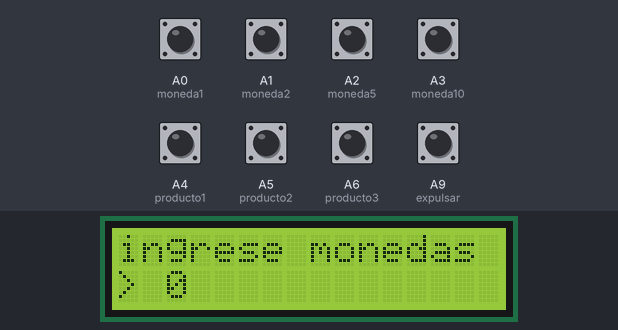
Bench run of a sketch on a simulated Arduino Mega 2560, built with avr-gcc and run on an emulated ATmega2560. Shown: 16×2 character LCD. The inputs (shaded band) are chosen by the test bench; at power-on: A0 (moneda1), A1 (moneda2), A2 (moneda5), A3 (moneda10), A4 (producto1), A5 (producto2), A6 (producto3), A9 (expulsar) HIGH.

Above: at 1.2 s.
1.3 s: A4 (producto1) pulled LOW for 0.15 s
At 2.8 s:
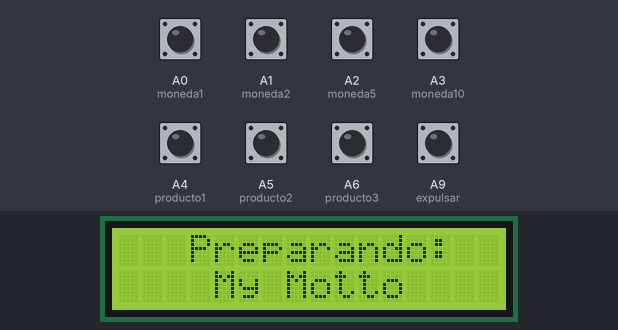
4.4 s: A5 (producto2) pulled LOW for 1 s
At 5.3 s:
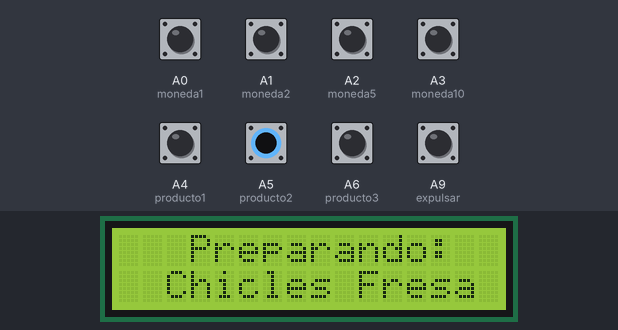
8.0 s: A6 (producto3) pulled LOW for 0.15 s
At 8.6 s:
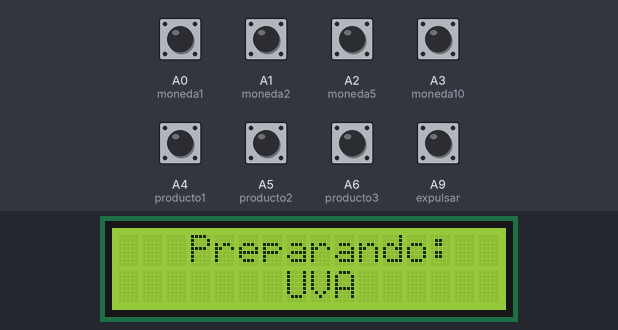
11.1 s: A9 (expulsar) pulled LOW for 1 s
At 12.7 s:
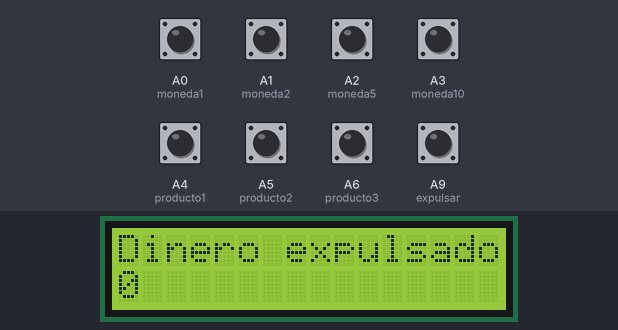
14.6 s: A0 (moneda1) pulled LOW for 0.15 s
At 15.4 s:
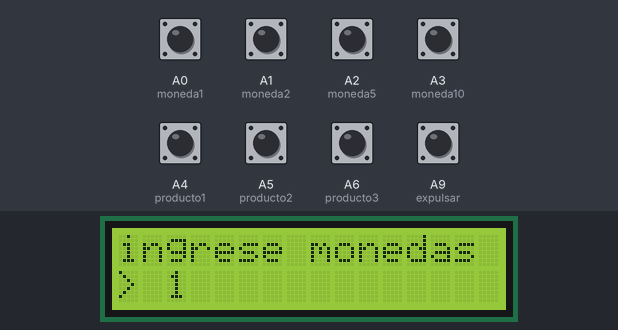
16.3 s: A1 (moneda2) pulled LOW for 0.15 s
At 17.9 s:
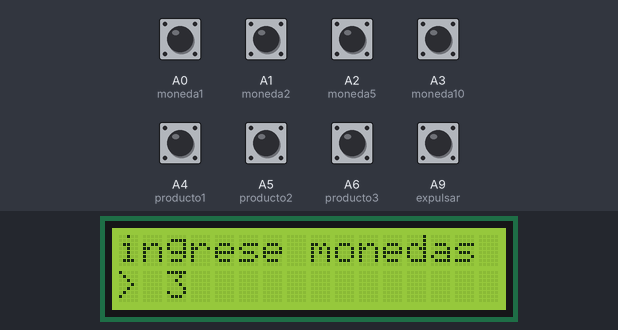
Timing chart, 0 to 19.0 s (numbered marks = the images above; inputs shaded):
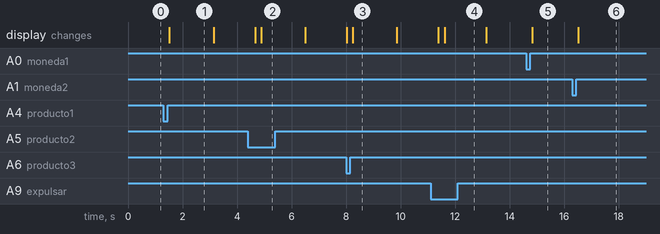

Measured:
- after the input at 1.3 s, the display: changes after 0.22 s (image 1)
- after the input at 4.4 s, the display: first differs from a run without the input after 0.49 s (image 2)
- after the input at 8.0 s, the display: first differs from a run without the input after 0.24 s (image 3)
- after the input at 11.1 s, the display: first differs from a run without the input after 0.52 s (image 4)
- after the input at 14.6 s, the display: changes after 0.22 s (image 5)
- after the input at 16.3 s, the display: changes after 0.22 s (image 6)
- what the display in image 1 shows lasts 1.6 s, from 1.5 s to 3.1 s

The sketch:

MaquinaExpendedora.ino
```cpp
#include <Wire.h>
#include  <LiquidCrystal_I2C.h>
#include <Stepper.h>

LiquidCrystal_I2C lcd (0x3F, 16, 2);

Stepper motor1(2048, 2, 4, 3, 5);
Stepper motor2(2048, 6, 8, 7, 9);
Stepper motor3(2048, 10,12,11,13);

const int moneda1 = A0;
const int moneda2 = A1;
const int moneda5 = A2;
const int moneda10= A3;

int producto1= A4;
int producto2= A5;
int producto3= A6;

int expulsar = A9;

int Motor1= A12;
int Motor2= A13;
int Motor3= A14;

int moneda1_state = 0;
int moneda2_state = 0;
int moneda5_state = 0;
int moneda10_state = 0;

int count =0;
int prestate =0;


void setup() {

  pinMode(moneda1, INPUT_PULLUP);
  pinMode(moneda2, INPUT_PULLUP);
  pinMode(moneda5, INPUT_PULLUP);
  pinMode(moneda10, INPUT_PULLUP);

  pinMode(expulsar, INPUT_PULLUP);
  pinMode(producto1, INPUT_PULLUP);
  pinMode(producto2, INPUT_PULLUP);
  pinMode(producto3, INPUT_PULLUP);


  motor1.setSpeed(10);
  motor2.setSpeed(10);
  motor3.setSpeed(10);

  Wire.begin();
  lcd.begin(16, 2);
  lcd.clear();
  lcd.backlight();
  lcd.setCursor(0,0);
  lcd.print("ingrese monedas");
  lcd.setCursor(0,1);
  lcd.print("> ");
  lcd.print(count);

}

void loop() {

  moneda1_state = digitalRead(moneda1);
  moneda2_state = digitalRead(moneda2);
  moneda5_state = digitalRead(moneda5);
  moneda10_state= digitalRead(moneda10);

  if(digitalRead(expulsar)==0){
    delay(200);
    lcd.clear();
    lcd.setCursor(0,0);
    lcd.print("expulsar dinero");
    lcd.clear();
    lcd.setCursor(0,0);
    lcd.print("Dinero expulsado");
    lcd.setCursor(0,1);
    lcd.print(count);
    delay(1500);
    count = 0;

     lcd.clear();
  lcd.setCursor(0,0);
  lcd.print("ingrese monedas");
  lcd.setCursor(0,1);
  lcd.print("> ");
  lcd.print(count);

  }

if(digitalRead(producto1)==0) {
        delay(200);
        lcd.clear();
        lcd.setCursor(3,0);
        lcd.print("Preparando:");
        lcd.setCursor(4,1);
        lcd.print("My Motto");
        delay(1600);
        lcd.clear();
        if(count >= 10){
            lcd.clear();
            lcd.setCursor(3,0);
            lcd.print("Aguarde un");
            lcd.setCursor(5,1);
            lcd.print("momento");

                motor1.step(2048);			// envia comando para dar la cantidad de pasos
                digitalWrite(2, LOW); 		// desenergiza todas las bobinas
                digitalWrite(3, LOW);
                digitalWrite(4, LOW);
                digitalWrite(5, LOW);


            lcd.clear();
            lcd.setCursor(1,0);
            lcd.print("Producto listo");
            delay(1500);
            lcd.clear();
            lcd.setCursor(5,0);
            lcd.print("cambio: ");
            count = count - 10;
            lcd.setCursor(7,1);
            lcd.print(count);
            delay(1700);
            lcd.clear();

            count = 0;
            lcd.clear();
            lcd.setCursor(0,0);
            lcd.print("ingrese monedas");
            lcd.setCursor(0,1);
            lcd.print("> ");
            lcd.print(count);
          } else {
                lcd.clear();
                    lcd.setCursor(3,0);
                    lcd.print("No alcanza");
                    delay(1500);
                    lcd.clear();
                    lcd.setCursor(0,0);
                    lcd.print("ingrese monedas");
                    lcd.setCursor(0,1);
                    lcd.print("> ");
                    lcd.print(count);
          }
        }
          {
            if(digitalRead(producto2)==0){
              delay(200);
              lcd.clear();
              lcd.setCursor(3,0);
              lcd.print("Preparando:");
              lcd.setCursor(2,1);
              lcd.print("Chicles Fresa");
              delay(1600);
              lcd.clear();
                if(count >= 8){
                  lcd.setCursor(3,0);
                  lcd.print("Aguarde un");
                  lcd.setCursor(5,1);
                  lcd.print("momento");

                    motor2.step(2048);			// envia comando para dar la cantidad de pasos
                    digitalWrite(6, LOW); 		// desenergiza todas las bobinas
                    digitalWrite(7, LOW);
                    digitalWrite(8, LOW);
                    digitalWrite(9, LOW);

                    lcd.clear();
                    lcd.setCursor(1,0);
                    lcd.print("Producto listo");
                    delay(1500);
                    lcd.clear();
                    lcd.setCursor(5,0);
                    lcd.print("cambio: ");
                    count = count - 8;
                    lcd.setCursor(7,1);
                    lcd.print(count);

                    delay(1700);
                    lcd.clear();
                    count = 0;
                    lcd.clear();
                    lcd.setCursor(0,0);
                    lcd.print("ingrese monedas");
                    lcd.setCursor(0,1);
                    lcd.print("> ");
                    lcd.print(count);
                  } else {
                        lcd.clear();
                        lcd.setCursor(3,0);
                        lcd.print("No alcanza");
                        delay(1500);
                        lcd.clear();
                        lcd.setCursor(0,0);
                        lcd.print("ingrese monedas");
                        lcd.setCursor(0,1);
                        lcd.print("> ");
                        lcd.print(count);
                  }
                }
            }
           {
              if(digitalRead(producto3)==0){
                delay(200);
                lcd.clear();
                lcd.setCursor(3,0);
                lcd.print("Preparando:");
                lcd.setCursor(7,1);
                lcd.print("UVA");
                delay(1600);
                lcd.clear();
                if(count >= 15){
                  lcd.setCursor(3,0);
                  lcd.print("Aguarde un");
                  lcd.setCursor(5,1);
                  lcd.print("momento");

                    motor3.step(2048);			// envia comando para dar la cantidad de pasos
                    digitalWrite(10, LOW); 		// desenergiza todas las bobinas
                    digitalWrite(11, LOW);
                    digitalWrite(12, LOW);
                    digitalWrite(13, LOW);

                  lcd.setCursor(1,0);
                  lcd.print("Producto listo");
                  delay(1500);
                  lcd.clear();
                  lcd.setCursor(5,0);
                  lcd.print("cambio: ");
                  count = count - 15;
                  lcd.setCursor(7,1);
                  lcd.print(count);
                  delay(1700);
                  lcd.clear();

                  count = 0;
                   lcd.clear();
                  lcd.setCursor(0,0);
                  lcd.print("ingrese monedas");
                  lcd.setCursor(0,1);
                  lcd.print("> ");
                  lcd.print(count);

                } else {
                    lcd.clear();
                    lcd.setCursor(3,0);
                    lcd.print("No alcanza");
                    delay(1500);
                    lcd.clear();
                    lcd.setCursor(0,0);
                    lcd.print("ingrese monedas");
                    lcd.setCursor(0,1);
                    lcd.print("> ");
                    lcd.print(count);


                    }
               }
             }

  if (moneda1_state == 0 && prestate == 0) {
    delay(200);
    count++;
    lcd.clear();
    lcd.setCursor(0,0);
   lcd.print("ingrese monedas");
  lcd.setCursor(0,1);
  lcd.print("> ");
  lcd.print(count);
  lcd.print(" ");
    prestate = 1;
  }
// Moneda de valor 2
   if (moneda2_state == 0 && prestate == 0) {
     delay(200);
    count=count+2;
    lcd.clear();
    lcd.setCursor(0,0);
    lcd.print("ingrese monedas");
  lcd.setCursor(0,1);
  lcd.print("> ");
  lcd.print(count);
  lcd.print(" ");
   prestate = 1;
  }
// Moneda de valor 5
  if (moneda5_state == 0 && prestate == 0) {
    delay(200);
    count=count+5;
    lcd.clear();
    lcd.setCursor(0,0);
    lcd.print("ingrese monedas");
  lcd.setCursor(0,1);
  lcd.print("> ");
  lcd.print(count);
  lcd.print(" ");
   prestate = 1;
  }
// Moneda de valor 10
  if (moneda10_state == 0 && prestate == 0) {
    delay(200);
    count=count+10;

    lcd.clear();
    lcd.setCursor(0,0);
    lcd.print("ingrese monedas");
  lcd.setCursor(0,1);
  lcd.print("> ");
  lcd.print(count);
  lcd.print(" ");
   prestate = 1;
  }
 else if(moneda1_state == 1 && moneda2_state == 1 && moneda5_state == 1 && moneda10_state == 1) {
    prestate = 0;
  }

  }
```
